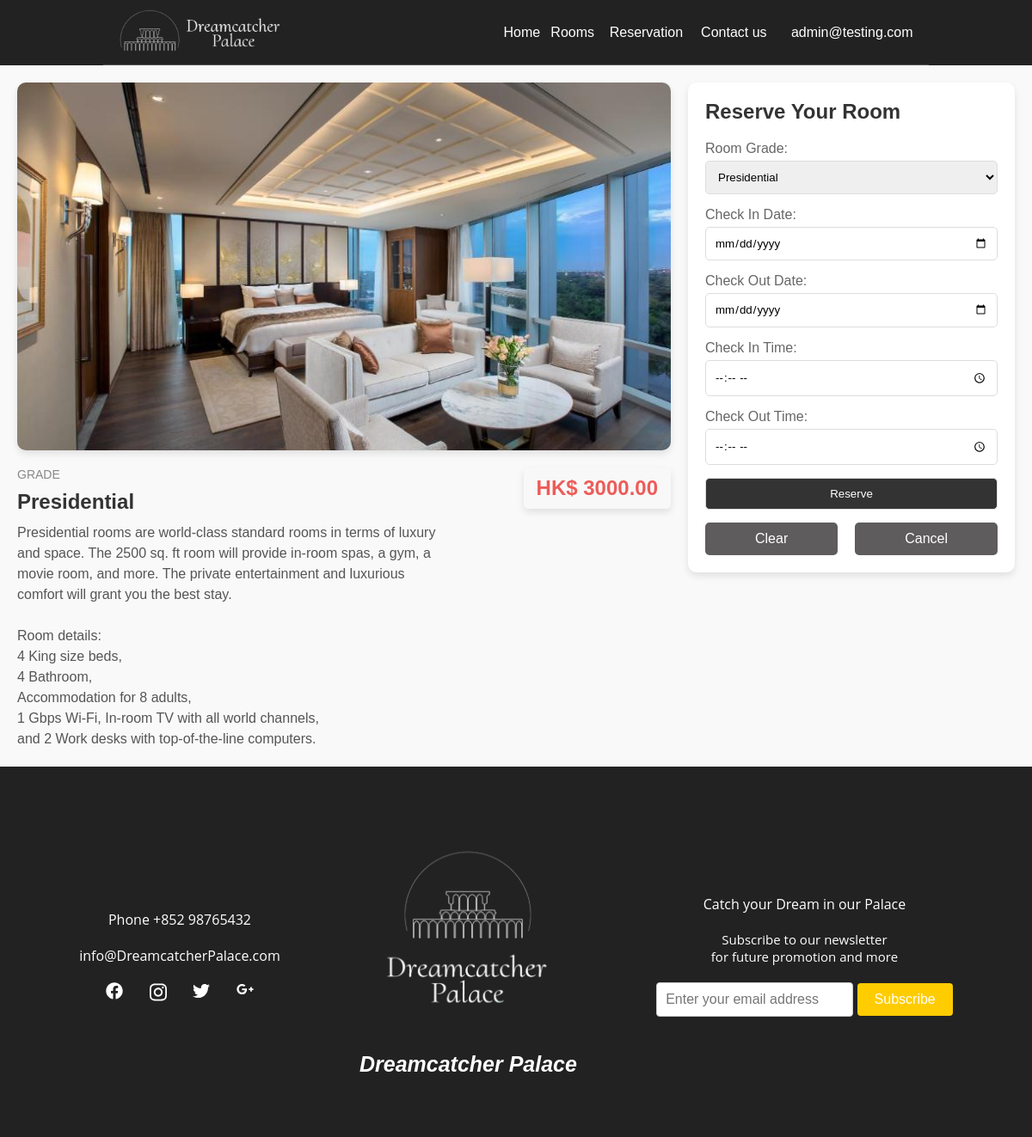
The app's page /reservation.php?roomGrade=Presidential (signed in) with its own data.
### tables this page shows
CREATE TABLE `room_details` (
  `roomGrade` varchar(20) NOT NULL,
  `roomSpec` varchar(600) NOT NULL,
  `roomPrice` decimal(10,2) NOT NULL,
  `roomIMG` text NOT NULL
);

### reservation.php (the view, shortened to what this page needs)
<?php
include 'DBconn.php';
if (isset($_GET['roomGrade'])) {
	$selectedroomGrade = isset($_GET['roomGrade']) ? $_GET['roomGrade'] : '';
	$roomGrade = mysqli_real_escape_string($conn, $_GET['roomGrade']);
	$sql = "SELECT * FROM room_details WHERE roomGrade = '$roomGrade'";
	$result = mysqli_query($conn, $sql);
	$row = mysqli_fetch_assoc($result);
} else {
	$selectedroomGrade = null;
}
?>
<!DOCTYPE html>
<html>
<head>
	<link rel="stylesheet" href="static/css/reservation.css">
</head>
<body>
	<?php include "navbar.php"; ?>
	<section id="room-page">
		<div class="room-content">
			<div class="left-section">
				<div class="room-details">
					<div class="room-img">
						<?php echo "<img src='static/img/rooms/{$row['roomIMG']}' />"; ?>
					</div>
				</div>
				<div class="room-text">
					<div class="room-text-left">
						<span class="room-category">Grade</span>
						<h3><?php echo $row['roomGrade']; ?></h3>
						<p><?php echo nl2br($row['roomSpec']); ?></p>
					</div>
					<div class="room-text-right">
						<span class="room-price">HK$ <?php echo $row['roomPrice']; ?></span>
					</div>
				</div>
			</div>
			<div class="right-section">
				<div class="room-form">
					<h3>Reserve Your Room</h3>
					<form method="POST" action="roomSearch.php" onsubmit="return validateDateRange()">
						<label for="roomGrade">Room Grade:</label>
						<select name="roomGrade" id="roomGrade" onchange="updateRoomGrade()">
							<option value="Presidential" <?php echo ($selectedroomGrade == 'Presidential') ? 'selected' : ''; ?>>
								Presidential</option>
						</select><br>
						<label for="reservedStartDate">Check In Date:</label>
						<input type="date" name="reservedStartDate" id="reservedStartDate"><br>
						<label for="reservedEndDate">Check Out Date:</label>
						<input type="date" name="reservedEndDate" id="reservedEndDate"><br>
						<label for="reservedStartTime">Check In Time:</label>
						<input type="time" name="reservedStartTime" id="reservedStartTime"><br>
						<label for="reservedEndTime">Check Out Time:</label>
						<input type="time" name="reservedEndTime" id="reservedEndTime"><br>
						<input type="submit" name="Reserve" value="Reserve" class="form-btn">
						<div class="button-wrapper">
							<button type="reset" class="clear-btn">Clear</button>
							<a href="home.php" class="form-btn cancel-btn">Cancel</a>
						</div>
					</form>
				</div>
			</div>
		</div>
	</section>
	<?php include "footer.php"; ?>
</body>
</html>

### static/css/reservation.css (style rules this page uses)
#room-page { display: flex; justify-content: center; padding: 20px; background-color: #f9f9f9; }
.room-content { display: flex; width: 100%; max-width: 1200px; gap: 20px; }
button { padding: 10px 20px; background-color: #333; color: #fff; border: none; border-radius: 5px; cursor: pointer; font-size: 16px; transition: background-color 0.3s ease; }
.left-section { flex: 2; }
.room-details { margin-bottom: 20px; }
.room-img img { width: 100%; border-radius: 10px; box-shadow: 0 4px 8px rgba(0, 0, 0, 0.1); }
.room-text { display: flex; justify-content: space-between; align-items: flex-start; margin-top: 20px; gap: 20px; }
.room-text-left { flex: 2; }
.room-category { font-size: 14px; color: #888; text-transform: uppercase; margin-bottom: 5px; }
.room-text-left h3 { font-size: 24px; margin: 10px 0; color: #333; }
.room-text-left p { font-size: 16px; line-height: 1.5; color: #555; }
.room-text-right { flex: 1; text-align: right; display: flex; align-items: center; justify-content: flex-end; }
.room-price { font-size: 24px; font-weight: bold; color: #ED5C59; background-color: #f8f8f8; padding: 10px 15px; border-radius: 5px; box-shadow: 0 4px 8px rgba(0, 0, 0, 0.1); }
.right-section { flex: 1; }
.room-form { background-color: white; padding: 20px; border-radius: 10px; box-shadow: 0 4px 8px rgba(0, 0, 0, 0.1); }
.room-form h3 { margin-bottom: 20px; font-size: 24px; color: #333; }
.room-form label { display: block; margin-bottom: 5px; color: #666; }
.room-form input, .room-form select { width: 100%; padding: 10px; margin-bottom: 15px; border: 1px solid #ddd; border-radius: 5px; }
.form-btn { width: 100%; padding: 10px; background-color: #333; color: white; border: none; border-radius: 5px; cursor: pointer; }
.button-wrapper { display: flex; justify-content: center; gap: 20px; }
.clear-btn { width: 100%; padding: 10px; background-color: #5e5c5c; color: white; border: none; border-radius: 5px; cursor: pointer; }
.cancel-btn { text-align: center; background-color: #5e5c5c; color: white; text-decoration: none; padding: 10px 20px; border-radius: 5px; display: inline-block; }

### navbar.php (style rules this page uses)
* { padding: 0; margin: 0; -webkit-box-sizing: border-box; -moz-box-sizing: border-box; box-sizing: border-box; text-decoration: none; font-family: arial, tahoma; list-style: none; }

### footer.php (style rules this page uses)
body { font-family: 'Alegreya Sans', sans-serif; }

### records on screen
room_details: roomIMG (picture), roomGrade "Presidential", roomSpec "Presidential rooms are world-class standard rooms in terms of luxury and space. The 2500 sq. ft room will provide in-room spas, a gym, a movie room, and more. The private entertainment and luxurious comfort will grant you the best stay. Room details: 4 King size beds, 4 Bathroom, Accommodation for 8 adults, 1 Gbps Wi-Fi, In-room TV with all world channels, and 2 Work desks with top-of-the-line computers.", roomPrice "3000.00"

### other values on screen
$_SESSION['loginUser'] "admin@testing.com"
